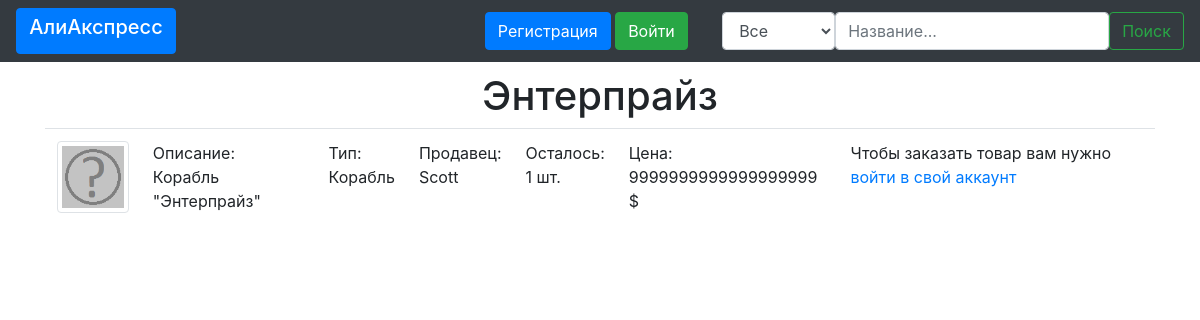
Page /product_link/5 on the committed database.
### data/products.py (models this page shows)
class Product(db_session.SqlAlchemyBase, SerializerMixin):
    __tablename__ = 'products'
    id = sqlalchemy.Column(sqlalchemy.Integer, primary_key=True, autoincrement=True)
    seller_id = sqlalchemy.Column(sqlalchemy.Integer, sqlalchemy.ForeignKey("users.id"))
    seller = sqlalchemy.Column(sqlalchemy.Integer, nullable=True)
    title = sqlalchemy.Column(sqlalchemy.String, nullable=True)
    number = sqlalchemy.Column(sqlalchemy.Integer, nullable=True)
    description = sqlalchemy.Column(sqlalchemy.String, nullable=True)
    price = sqlalchemy.Column(sqlalchemy.String, nullable=True)
    product_type = sqlalchemy.Column(sqlalchemy.String, nullable=True)
    link = sqlalchemy.Column(sqlalchemy.String, nullable=True)
    del_link = sqlalchemy.Column(sqlalchemy.String, nullable=True)
    order_link = sqlalchemy.Column(sqlalchemy.String, nullable=True)
    image = sqlalchemy.Column(sqlalchemy.String)
    user = orm.relation('User')

### main.py (the view, shortened to what this page needs)
@app.route('/product_link/<product_id>', methods=['GET', 'POST'])
def product_link(product_id="product_id"):
    db_session.global_init("db/online_shop.sqlite")
    session = db_session.create_session()
    form = baseform.BaseForm()
    product = session.query(products.Product).filter(products.Product.id == product_id).first()
    if request.method == "GET":
        productes = session.query(products.Product)
        types = []
        for i in productes:
            if i.product_type not in types:
                types.append(i.product_type)
        return render_template('product.html', title=product.title, product=product, products_types=types)

### data/baseform.py
class BaseForm(FlaskForm):
    product_type = SelectField(validators=[DataRequired()])
    search = StringField(validators=[DataRequired()])

### data/db_session.py (called while the page is built, shortened)
def global_init(db_file):
    global __factory
    if __factory:
        return

def create_session() -> Session:
    global __factory
    return __factory()

### templates/product.html
{% extends "base.html" %}
{% block content %}
<div>
<h1 align="center">{{ title }}</h1>
</div>
<div>
    <div>
        <table class="table">
              <tbody>
                    <tr>
                        <td><img src={{product.image}} alt="Ну не нашлась картинка" class="img-thumbnail"></td>
                        <td>Описание:<br>{{ product.description }}</td>
                        <td>Тип:<br>{{ product.product_type }}</td>
                        <td>Продавец:<br>{{ product.seller }}</td>
                        <td>Осталось:<br>{{ product.number }} шт.</td>
                        <td>Цена:<br>{{ product.price }} $</td>
                        {% if userid == product.seller_id %}
                            <td><a class="btn btn-outline-success" href={{product.del_link}} role="button">Удалить товар</a></td>
                        {% elif username %}
                            {% if product.number > 0 %}
                                <td><a class="btn btn-outline-success" href={{product.order_link}} role="button">Заказать</a></td>
                            {% else %}
                                <td>Похоже, товар закончился(</td>
                            {% endif %}
                        {% else %}
                            <td><p>Чтобы заказать товар вам нужно <a href="/login" role="button">войти в свой аккаунт</a></p></td>
                        {% endif %}
                    </tr>
              </tbody>
        </table>
    </div>
</div>
{% endblock %}

### rows in the picture
Product: title "Энтерпрайз", image (picture), description "Корабль \"Энтерпрайз\"", product_type "Корабль", seller "Scott", number "1", price "9999999999999999999"
